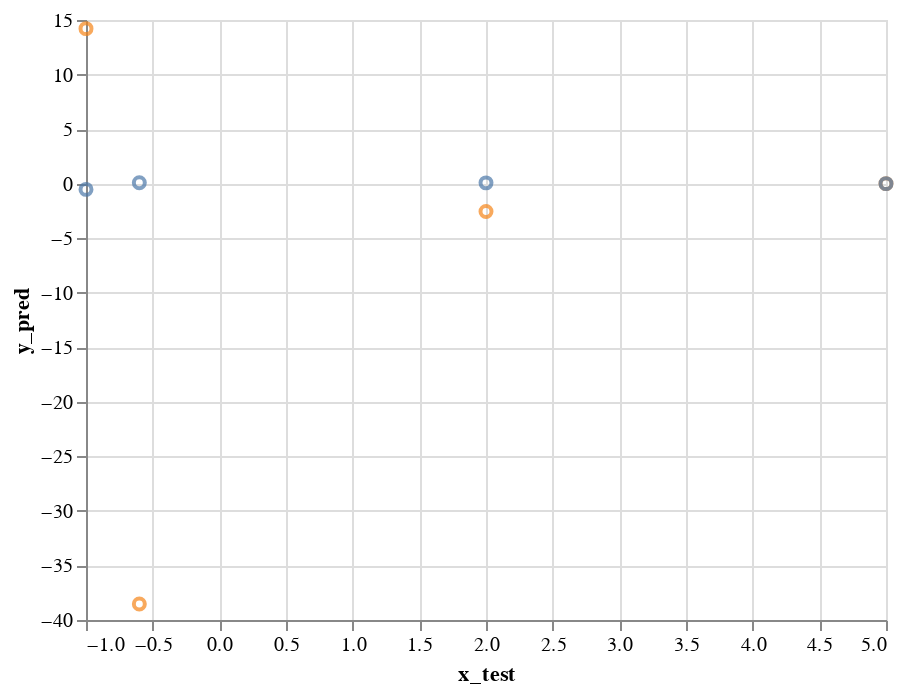

Notebook cell for this chart:
### Code cell
import altair as alt
input_dropdown = alt.binding_select(options=['RBF','Matern'])
selection = alt.selection_single(fields=['kernel'], bind=input_dropdown, name='Kernel ')
color = alt.condition(selection,
                    alt.Color('kernel:N', legend=None),
                    alt.value('lightgray'))
alt.Chart(df).mark_point().encode(
    x='x_test:Q',
    y='y_pred:Q',
    color=color,
    #tooltip='run_time:N'
).add_selection(selection)

### Figure 1 — Vega-Lite specification as saved in the notebook (floating-point values rounded to 4 significant figures)
{"config": {"view": {"continuousWidth": 400, "continuousHeight": 300}}, "data": {"name": "data-5ad15c1f29451b5b86bfc42639e38b8f"}, "mark": "point", "encoding": {"color": {"condition": {"type": "nominal", "field": "kernel", "legend": null, "selection": "Kernel "}, "value": "lightgray"}, "x": {"type": "quantitative", "field": "x_test"}, "y": {"type": "quantitative", "field": "y_pred"}}, "selection": {"Kernel ": {"type": "single", "fields": ["kernel"], "bind": {"input": "select", "options": ["RBF", "Matern"]}}}, "$schema": "https://vega.github.io/schema/vega-lite/v4.8.1.json", "datasets": {"data-5ad15c1f29451b5b86bfc42639e38b8f": [{"y_pred": -5.409e-237, "x_test": 5.0, "kernel": "RBF"}, {"y_pred": 14.21, "x_test": -1.0, "kernel": "RBF"}, {"y_pred": -2.557, "x_test": 2.0, "kernel": "RBF"}, {"y_pred": -38.53, "x_test": -0.6, "kernel": "RBF"}, {"y_pred": 1.797e-23, "x_test": 5.0, "kernel": "Matern"}, {"y_pred": -0.5277, "x_test": -1.0, "kernel": "Matern"}, {"y_pred": 0.07095, "x_test": 2.0, "kernel": "Matern"}, {"y_pred": 0.08133, "x_test": -0.6, "kernel": "Matern"}]}}
